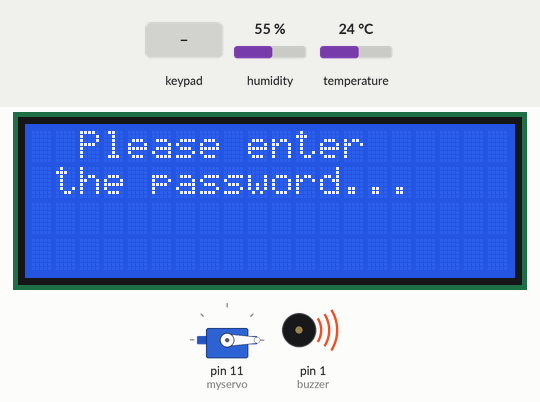
Recording of a sketch running on a simulated Arduino Uno, built with avr-gcc and run on an emulated ATmega328P. Parts: 20×4 character LCD, servo, buzzer (waves = sounding, pin HIGH). The inputs (shaded band) are chosen by the test bench; at power-on: humidity 55 %, temperature 24 °C.

Above: at 1.2 s.
1.3 s: keypad keys 1 2 3 4 pressed 0.4 s apart
At 6.0 s:
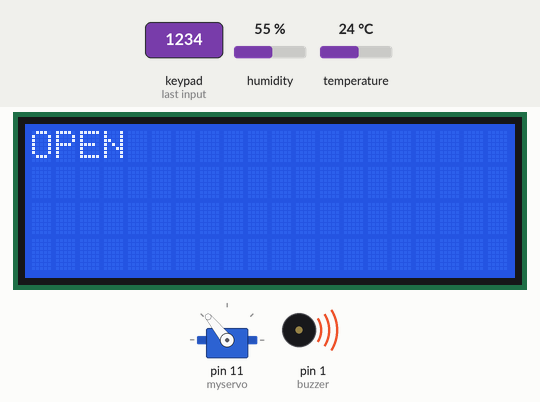
6.9 s: keypad keys 9 8 7 6 pressed 0.4 s apart
At 11.3 s:
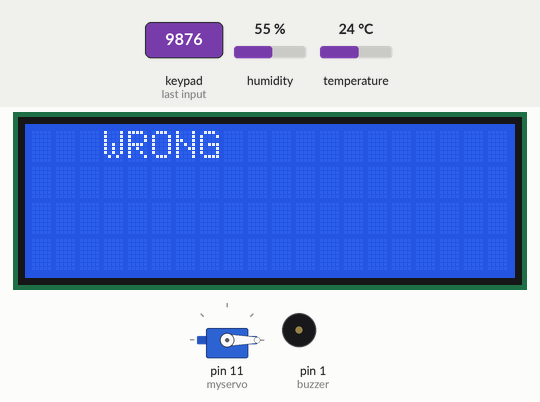
11.5 s: key 'A' pressed
14.5 s: key 'A' pressed
At 16.9 s:
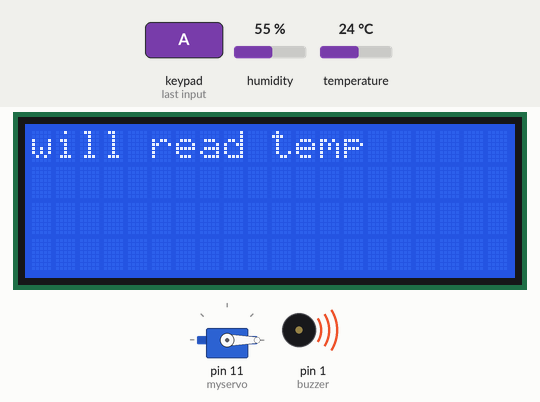
17.5 s: key '1' pressed
At 19.9 s:
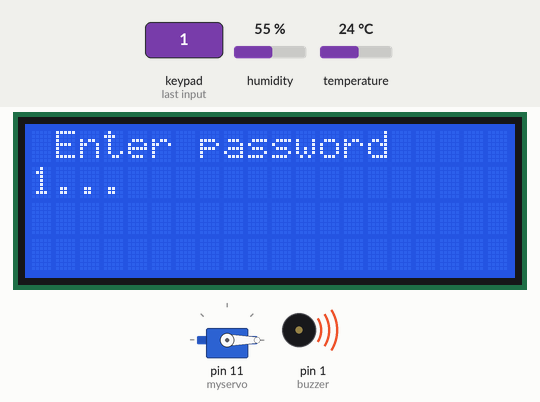
Timing chart, 0 to 36.4 s (numbered marks = the images above; inputs shaded):
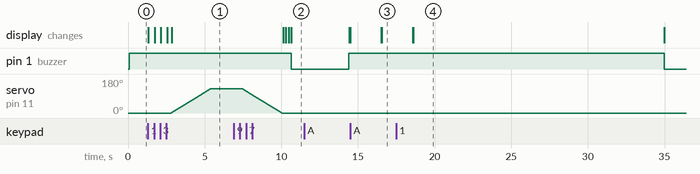

Measured:
- after the input at 1.3 s, servo on pin 11 (myservo): moves from 0° to 129° over 2.6 s, starting after 1.5 s; the display: first changes at once (image 1 shows a later state)
- after the input at 6.9 s, pin 1 (buzzer): HIGH → LOW after 3.8 s; the display: first changes after 3.2 s (image 2 shows a later state)
- after the input at 14.5 s, the display: first differs from a run without the input after 2.0 s (image 3)
- after the input at 17.5 s, pin 1 (buzzer): HIGH → LOW after 17.5 s; the display: first differs from a run without the input after 1.1 s (image 4)

The sketch:

project.ino
```cpp
#include <Keypad.h>
#include <Wire.h>
#include <Servo.h>
#include <LiquidCrystal_I2C.h>
#include "DHT.h"

#define DHTPIN 10     // Digital pin connected to the DHT sensor
#define DHTTYPE DHT11   // DHT 11

Servo myservo;
LiquidCrystal_I2C lcd(0x27,20,4);
DHT dht(DHTPIN, DHTTYPE);

const byte ROWS = 4;
const byte COLS = 4;

char hexaKeys[ROWS][COLS] = {
  {'1', '2', '3', 'A'},
  {'4', '5', '6', 'B'},
  {'7', '8', '9', 'C'},
  {'*', '0', '#', 'D'}
};

byte rowPins[ROWS] = {9, 8, 7, 6};
byte colPins[COLS] = {5, 4, 3, 2};

Keypad customKeypad = Keypad(makeKeymap(hexaKeys), rowPins, colPins, ROWS, COLS);

int buzzer = 1;

const int PASSWD_SIZE = 4;
char passwd_digits[PASSWD_SIZE];
int entered_digits = 0;
char correct_passwd[PASSWD_SIZE] = {'1', '2', '3', '4'};
int flag = 0;
int will_read_temp = 1;

void init_lcd() {
    lcd.init();
    lcd.backlight();
    lcd.setCursor(2,0);
    lcd.print("Please enter");
    lcd.setCursor(1,1);
    lcd.print("the password...");

}

int counter = 1000;

void setup(){
  init_lcd();
  pinMode(buzzer, OUTPUT);
  digitalWrite(buzzer, HIGH);
  myservo.attach(11);
  myservo.write(0);

  cli();

  TCCR2A = 0;
  TCCR2B = 0;
  TCNT2  = 0;

  TCCR2B |= (1 << CS22) | (1 << CS21) | (1 << CS20);    // 1024 prescaler
  TIMSK2 |= (1 << OCIE2A);  // enable timer compare interrupt

  sei();

  dht.begin();
}

void reset_lock() {
  flag = 0;
  entered_digits = 0;
  passwd_digits[0] = passwd_digits[1] = passwd_digits[2] = passwd_digits[3] = 0;
}

ISR(TIMER2_COMPA_vect) {
  counter--;
}

bool is_digit(char c) {
  if (c >= '0' && c <= '9')
    return true;

  return false;
}

void print_password_progress() {
  lcd.setCursor(0,0);
  lcd.clear();
  lcd.print(" Enter password ");
  lcd.setCursor(0,1);

  if (entered_digits == 4) {
    lcd.print("   ");
    lcd.print("-");
    lcd.print(passwd_digits[0]);
    lcd.print(" ");
    lcd.print(passwd_digits[1]);
    lcd.print(" ");
    lcd.print(passwd_digits[2]);
    lcd.print(" ");
    lcd.print(passwd_digits[3]);
    lcd.print("-");
  } else if (entered_digits == 3) {
    lcd.print(passwd_digits[0]);
    lcd.print("...");
    lcd.print(passwd_digits[1]);
    lcd.print("...");
    lcd.print(passwd_digits[2]);
    lcd.print("...");
  } else if (entered_digits == 2) {
    lcd.print(passwd_digits[0]);
    lcd.print("...");
    lcd.print(passwd_digits[1]);
    lcd.print("...");
  } else if (entered_digits == 1) {
    lcd.print(passwd_digits[0]);
    lcd.print("...");
  } else {
    lcd.print("...");
  }
}

bool check_passwd(char my_passwd[], char correct_passwd[]) {
  for (int i = 0; i < PASSWD_SIZE; i++)
    if (my_passwd[i] != correct_passwd[i])
      return false;

  return true;
}

void ring_buzzer(char message[]) {
  lcd.clear();
  lcd.print(message);
  for (int i = 0; i < 25; i++) {
    digitalWrite(buzzer, LOW);
    delay(150);
  }
  digitalWrite(buzzer, HIGH);
  lcd.clear();
}

void open_door() {
  for (int i = 0; i < 130; i++) {
    myservo.write(i);
    delay(20);
  }
}

void close_door() {
  for (int i = 130; i >= 0; i--) {
    myservo.write(i);
    delay(20);
  }
}

void toggle_door() {
  open_door();
  delay(2000);
  close_door();
}

void reset_lcd() {
  lcd.clear();
  lcd.setCursor(2,0);
  lcd.print("Please enter");
  lcd.setCursor(1,1);
  lcd.print("the password...");
}

void loop(){
  if (entered_digits != 0 && counter <= 0 && flag == 1) {
    ring_buzzer("   TIMEOUT   ");
    reset_lock();
    reset_lcd();
  }

  char custom_key = customKeypad.getKey();

  if (is_digit(custom_key)){
    if (entered_digits == 0) {
      counter = 1000;
      flag = 1;
    }
     // "password entry" mode
     passwd_digits[entered_digits++] = custom_key;

     print_password_progress();

     if (entered_digits == 4) {
        if (check_passwd(passwd_digits, correct_passwd)) {
          // check for temperature, if not reached threshold ring buzzer
          counter = 1000;
          while (counter > 0) {
            float t = dht.readTemperature();

            delay(200);
            lcd.clear();
            lcd.print("Time remaining: ");
            lcd.print(counter);
            lcd.setCursor(0, 1);
            lcd.print("Temperature");
            lcd.print(t);

            if (t >= 20.0f || !will_read_temp) {
              lcd.clear();
              lcd.print("OPEN");
              toggle_door();
              reset_lock();
              reset_lcd();
              return;
            }
          }

          lcd.clear();
          lcd.print("   TIMEOUT!!!  ");
          delay(2000);
          ring_buzzer("   WRONG   ");
          reset_lock();
          reset_lcd();
        } else {
          ring_buzzer("   WRONG   ");
          reset_lcd();
        }
        reset_lock();
     }
  } else if (custom_key == 'A') {
    will_read_temp = 1 - will_read_temp;
    lcd.clear();
    if (will_read_temp)
      lcd.print("will read temp");
    else {
      lcd.print("will NOT read");
      lcd.setCursor(0, 1);
      lcd.print("temp");
    }
    delay(2000);
    reset_lcd();
  }
}
```
